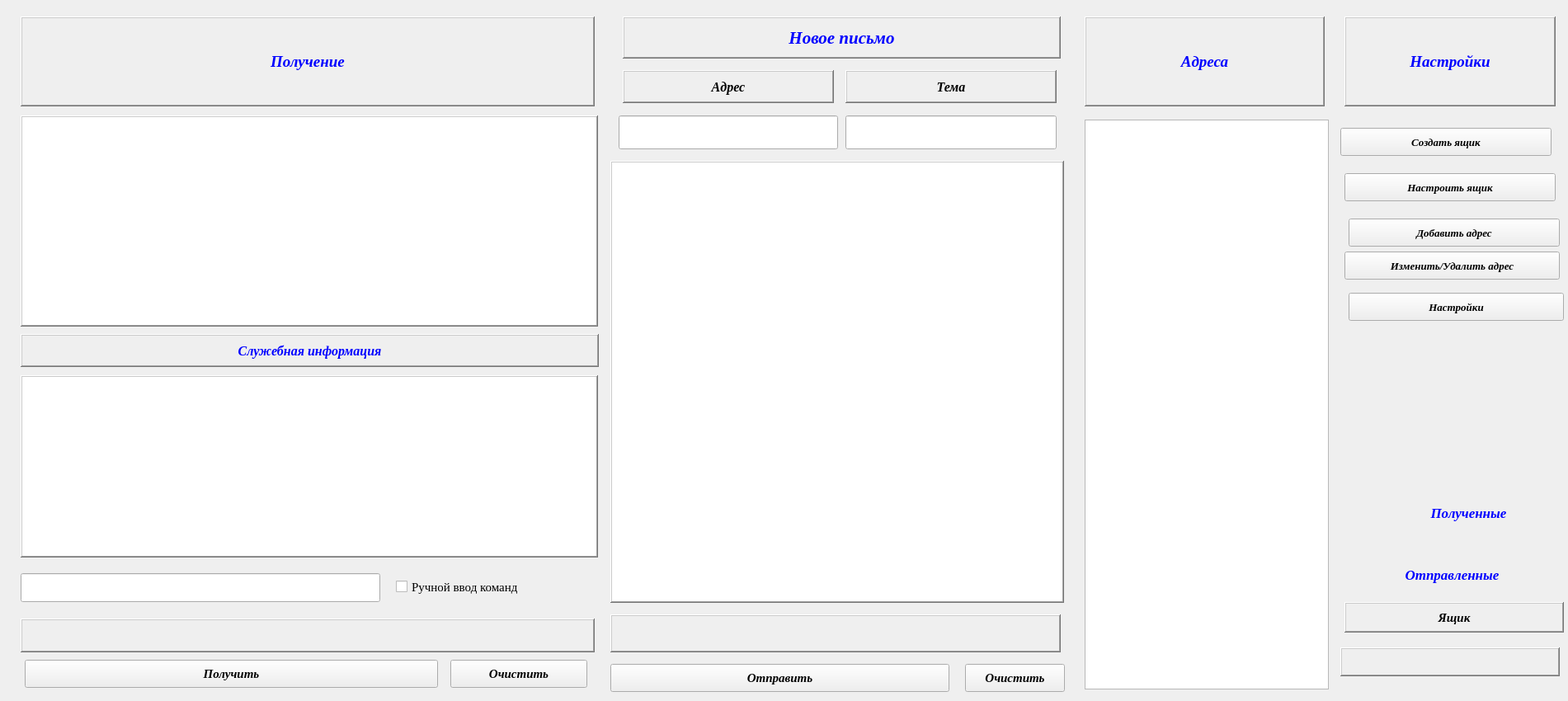
<?xml version="1.0" encoding="UTF-8"?>
<ui version="4.0">
 <class>PostClass</class>
 <widget class="QWidget" name="PostClass">
  <property name="geometry">
   <rect>
    <x>0</x>
    <y>0</y>
    <width>1901</width>
    <height>850</height>
   </rect>
  </property>
  <property name="minimumSize">
   <size>
    <width>0</width>
    <height>850</height>
   </size>
  </property>
  <property name="cursor">
   <cursorShape>ArrowCursor</cursorShape>
  </property>
  <property name="windowTitle">
   <string>Почтовик</string>
  </property>
  <property name="windowIcon">
   <iconset>
    <normaloff>icon2.png</normaloff>icon2.png</iconset>
  </property>
  <widget class="QLabel" name="plblRec">
   <property name="geometry">
    <rect>
     <x>25</x>
     <y>20</y>
     <width>696</width>
     <height>109</height>
    </rect>
   </property>
   <property name="sizePolicy">
    <sizepolicy hsizetype="Preferred" vsizetype="Fixed">
     <horstretch>0</horstretch>
     <verstretch>0</verstretch>
    </sizepolicy>
   </property>
   <property name="styleSheet">
    <string notr="true">font: bold oblique 14pt Times; color: blue;</string>
   </property>
   <property name="frameShape">
    <enum>QFrame::WinPanel</enum>
   </property>
   <property name="frameShadow">
    <enum>QFrame::Raised</enum>
   </property>
   <property name="lineWidth">
    <number>6</number>
   </property>
   <property name="text">
    <string>Получение</string>
   </property>
   <property name="alignment">
    <set>Qt::AlignCenter</set>
   </property>
  </widget>
  <widget class="QLabel" name="plblAddress">
   <property name="geometry">
    <rect>
     <x>1315</x>
     <y>20</y>
     <width>291</width>
     <height>109</height>
    </rect>
   </property>
   <property name="sizePolicy">
    <sizepolicy hsizetype="Preferred" vsizetype="Fixed">
     <horstretch>0</horstretch>
     <verstretch>0</verstretch>
    </sizepolicy>
   </property>
   <property name="styleSheet">
    <string notr="true">font: bold oblique 14pt Times; color: blue;</string>
   </property>
   <property name="frameShape">
    <enum>QFrame::WinPanel</enum>
   </property>
   <property name="frameShadow">
    <enum>QFrame::Raised</enum>
   </property>
   <property name="lineWidth">
    <number>6</number>
   </property>
   <property name="text">
    <string>Адреса</string>
   </property>
   <property name="alignment">
    <set>Qt::AlignCenter</set>
   </property>
  </widget>
  <widget class="QLabel" name="plblSettings">
   <property name="geometry">
    <rect>
     <x>1630</x>
     <y>20</y>
     <width>256</width>
     <height>109</height>
    </rect>
   </property>
   <property name="sizePolicy">
    <sizepolicy hsizetype="Preferred" vsizetype="Fixed">
     <horstretch>0</horstretch>
     <verstretch>0</verstretch>
    </sizepolicy>
   </property>
   <property name="font">
    <font>
     <family>Times</family>
     <pointsize>14</pointsize>
     <weight>75</weight>
     <italic>true</italic>
     <bold>true</bold>
    </font>
   </property>
   <property name="styleSheet">
    <string notr="true">font: bold oblique 14pt Times; color: blue;</string>
   </property>
   <property name="frameShape">
    <enum>QFrame::WinPanel</enum>
   </property>
   <property name="frameShadow">
    <enum>QFrame::Raised</enum>
   </property>
   <property name="lineWidth">
    <number>6</number>
   </property>
   <property name="text">
    <string>Настройки</string>
   </property>
   <property name="alignment">
    <set>Qt::AlignCenter</set>
   </property>
  </widget>
  <widget class="QTextEdit" name="m_ptxtReceiver">
   <property name="geometry">
    <rect>
     <x>25</x>
     <y>140</y>
     <width>700</width>
     <height>256</height>
    </rect>
   </property>
   <property name="minimumSize">
    <size>
     <width>700</width>
     <height>0</height>
    </size>
   </property>
   <property name="styleSheet">
    <string notr="true">font: oblique 12pt Times; color: black;</string>
   </property>
   <property name="frameShape">
    <enum>QFrame::WinPanel</enum>
   </property>
   <property name="frameShadow">
    <enum>QFrame::Raised</enum>
   </property>
   <property name="lineWidth">
    <number>7</number>
   </property>
   <property name="readOnly">
    <bool>true</bool>
   </property>
  </widget>
  <widget class="QTextEdit" name="m_ptxtSender">
   <property name="geometry">
    <rect>
     <x>25</x>
     <y>455</y>
     <width>700</width>
     <height>221</height>
    </rect>
   </property>
   <property name="minimumSize">
    <size>
     <width>700</width>
     <height>0</height>
    </size>
   </property>
   <property name="styleSheet">
    <string notr="true">font: 9pt Arial; color: black;</string>
   </property>
   <property name="frameShape">
    <enum>QFrame::WinPanel</enum>
   </property>
   <property name="frameShadow">
    <enum>QFrame::Raised</enum>
   </property>
   <property name="lineWidth">
    <number>6</number>
   </property>
   <property name="readOnly">
    <bool>true</bool>
   </property>
  </widget>
  <widget class="QLineEdit" name="m_pinput_comServer">
   <property name="geometry">
    <rect>
     <x>25</x>
     <y>695</y>
     <width>436</width>
     <height>35</height>
    </rect>
   </property>
   <property name="styleSheet">
    <string notr="true">font: 12pt Times; color: black;</string>
   </property>
  </widget>
  <widget class="QLineEdit" name="m_pTo">
   <property name="geometry">
    <rect>
     <x>750</x>
     <y>140</y>
     <width>266</width>
     <height>41</height>
    </rect>
   </property>
   <property name="styleSheet">
    <string notr="true">font: bold oblique 13pt Times; color: black;</string>
   </property>
  </widget>
  <widget class="QLineEdit" name="m_pSubject">
   <property name="geometry">
    <rect>
     <x>1025</x>
     <y>140</y>
     <width>256</width>
     <height>41</height>
    </rect>
   </property>
   <property name="styleSheet">
    <string notr="true">font: bold oblique 13pt Times; color: black;</string>
   </property>
  </widget>
  <widget class="QTextEdit" name="m_ptxtMessage">
   <property name="geometry">
    <rect>
     <x>740</x>
     <y>195</y>
     <width>550</width>
     <height>536</height>
    </rect>
   </property>
   <property name="sizePolicy">
    <sizepolicy hsizetype="Expanding" vsizetype="Expanding">
     <horstretch>0</horstretch>
     <verstretch>0</verstretch>
    </sizepolicy>
   </property>
   <property name="minimumSize">
    <size>
     <width>550</width>
     <height>0</height>
    </size>
   </property>
   <property name="styleSheet">
    <string notr="true">font: oblique 14pt Times; color: black;</string>
   </property>
   <property name="frameShape">
    <enum>QFrame::WinPanel</enum>
   </property>
   <property name="frameShadow">
    <enum>QFrame::Raised</enum>
   </property>
   <property name="lineWidth">
    <number>7</number>
   </property>
  </widget>
  <widget class="QListWidget" name="m_pListAddress">
   <property name="geometry">
    <rect>
     <x>1315</x>
     <y>145</y>
     <width>296</width>
     <height>691</height>
    </rect>
   </property>
   <property name="sizePolicy">
    <sizepolicy hsizetype="Fixed" vsizetype="Expanding">
     <horstretch>0</horstretch>
     <verstretch>0</verstretch>
    </sizepolicy>
   </property>
   <property name="cursor" stdset="0">
    <cursorShape>PointingHandCursor</cursorShape>
   </property>
   <property name="styleSheet">
    <string notr="true">font: oblique bold 13pt Times; color: black;</string>
   </property>
   <property name="iconSize">
    <size>
     <width>124</width>
     <height>152</height>
    </size>
   </property>
   <property name="viewMode">
    <enum>QListView::IconMode</enum>
   </property>
  </widget>
  <widget class="QPushButton" name="pcmd_receive">
   <property name="geometry">
    <rect>
     <x>30</x>
     <y>800</y>
     <width>501</width>
     <height>34</height>
    </rect>
   </property>
   <property name="cursor">
    <cursorShape>PointingHandCursor</cursorShape>
   </property>
   <property name="styleSheet">
    <string notr="true">font: bold oblique 11pt Times; color: black;</string>
   </property>
   <property name="text">
    <string>Получить</string>
   </property>
  </widget>
  <widget class="QPushButton" name="pcmd_clearreceive">
   <property name="geometry">
    <rect>
     <x>546</x>
     <y>800</y>
     <width>166</width>
     <height>34</height>
    </rect>
   </property>
   <property name="cursor">
    <cursorShape>PointingHandCursor</cursorShape>
   </property>
   <property name="styleSheet">
    <string notr="true">font: bold oblique 11pt Times; color: black;</string>
   </property>
   <property name="text">
    <string>Очистить</string>
   </property>
  </widget>
  <widget class="QPushButton" name="pcmd_send">
   <property name="geometry">
    <rect>
     <x>740</x>
     <y>805</y>
     <width>411</width>
     <height>34</height>
    </rect>
   </property>
   <property name="cursor">
    <cursorShape>PointingHandCursor</cursorShape>
   </property>
   <property name="styleSheet">
    <string notr="true">font: bold oblique 11pt Times; color: black;</string>
   </property>
   <property name="text">
    <string>Отправить</string>
   </property>
  </widget>
  <widget class="QPushButton" name="pcmd_clearsend">
   <property name="geometry">
    <rect>
     <x>1170</x>
     <y>805</y>
     <width>121</width>
     <height>34</height>
    </rect>
   </property>
   <property name="styleSheet">
    <string notr="true">font: bold oblique 11pt Times; color: black;</string>
   </property>
   <property name="text">
    <string>Очистить</string>
   </property>
  </widget>
  <widget class="QPushButton" name="pbuttonCreateAccount">
   <property name="geometry">
    <rect>
     <x>1625</x>
     <y>155</y>
     <width>256</width>
     <height>34</height>
    </rect>
   </property>
   <property name="cursor">
    <cursorShape>PointingHandCursor</cursorShape>
   </property>
   <property name="styleSheet">
    <string notr="true">font: bold oblique 10pt Times; color: black;</string>
   </property>
   <property name="text">
    <string>Создать ящик</string>
   </property>
  </widget>
  <widget class="QPushButton" name="pbuttonSettingsAccount">
   <property name="geometry">
    <rect>
     <x>1630</x>
     <y>210</y>
     <width>256</width>
     <height>34</height>
    </rect>
   </property>
   <property name="cursor">
    <cursorShape>PointingHandCursor</cursorShape>
   </property>
   <property name="styleSheet">
    <string notr="true">font: bold oblique 10pt Times; color: black;</string>
   </property>
   <property name="text">
    <string>Настроить ящик</string>
   </property>
  </widget>
  <widget class="QPushButton" name="pbuttonCreateAddress">
   <property name="geometry">
    <rect>
     <x>1635</x>
     <y>265</y>
     <width>256</width>
     <height>34</height>
    </rect>
   </property>
   <property name="cursor">
    <cursorShape>PointingHandCursor</cursorShape>
   </property>
   <property name="styleSheet">
    <string notr="true">font: bold oblique 10pt Times; color: black;</string>
   </property>
   <property name="text">
    <string>Добавить адрес</string>
   </property>
  </widget>
  <widget class="QPushButton" name="pbuttonSettingsAddress">
   <property name="geometry">
    <rect>
     <x>1630</x>
     <y>305</y>
     <width>261</width>
     <height>34</height>
    </rect>
   </property>
   <property name="cursor">
    <cursorShape>PointingHandCursor</cursorShape>
   </property>
   <property name="styleSheet">
    <string notr="true">font: bold oblique 10pt Times; color: black;</string>
   </property>
   <property name="text">
    <string>Изменить/Удалить адрес</string>
   </property>
  </widget>
  <widget class="QPushButton" name="pbuttonSettings">
   <property name="geometry">
    <rect>
     <x>1635</x>
     <y>355</y>
     <width>261</width>
     <height>34</height>
    </rect>
   </property>
   <property name="cursor">
    <cursorShape>PointingHandCursor</cursorShape>
   </property>
   <property name="styleSheet">
    <string notr="true">font: bold oblique 10pt Times; color: black;</string>
   </property>
   <property name="text">
    <string>Настройки</string>
   </property>
  </widget>
  <widget class="QLabel" name="m_pAccountInfo">
   <property name="geometry">
    <rect>
     <x>1625</x>
     <y>785</y>
     <width>266</width>
     <height>35</height>
    </rect>
   </property>
   <property name="sizePolicy">
    <sizepolicy hsizetype="Preferred" vsizetype="Fixed">
     <horstretch>0</horstretch>
     <verstretch>0</verstretch>
    </sizepolicy>
   </property>
   <property name="styleSheet">
    <string notr="true">font: bold oblique 10pt Times; color: black;</string>
   </property>
   <property name="frameShape">
    <enum>QFrame::WinPanel</enum>
   </property>
   <property name="frameShadow">
    <enum>QFrame::Raised</enum>
   </property>
   <property name="lineWidth">
    <number>5</number>
   </property>
   <property name="text">
    <string/>
   </property>
   <property name="alignment">
    <set>Qt::AlignCenter</set>
   </property>
   <property name="margin">
    <number>3</number>
   </property>
  </widget>
  <widget class="QLabel" name="plblAccount_info">
   <property name="geometry">
    <rect>
     <x>1630</x>
     <y>730</y>
     <width>266</width>
     <height>37</height>
    </rect>
   </property>
   <property name="sizePolicy">
    <sizepolicy hsizetype="Preferred" vsizetype="Fixed">
     <horstretch>0</horstretch>
     <verstretch>0</verstretch>
    </sizepolicy>
   </property>
   <property name="styleSheet">
    <string notr="true">font: bold oblique 11pt Times; color: black;</string>
   </property>
   <property name="frameShape">
    <enum>QFrame::WinPanel</enum>
   </property>
   <property name="frameShadow">
    <enum>QFrame::Raised</enum>
   </property>
   <property name="lineWidth">
    <number>5</number>
   </property>
   <property name="text">
    <string>Ящик</string>
   </property>
   <property name="alignment">
    <set>Qt::AlignCenter</set>
   </property>
  </widget>
  <widget class="QPushButton" name="pbuttonReceived">
   <property name="geometry">
    <rect>
     <x>1660</x>
     <y>605</y>
     <width>241</width>
     <height>34</height>
    </rect>
   </property>
   <property name="cursor">
    <cursorShape>PointingHandCursor</cursorShape>
   </property>
   <property name="styleSheet">
    <string notr="true">font: bold oblique 13pt Times; color: blue;</string>
   </property>
   <property name="text">
    <string>Полученные</string>
   </property>
   <property name="flat">
    <bool>true</bool>
   </property>
  </widget>
  <widget class="QPushButton" name="pbuttonSend">
   <property name="geometry">
    <rect>
     <x>1635</x>
     <y>680</y>
     <width>251</width>
     <height>34</height>
    </rect>
   </property>
   <property name="cursor">
    <cursorShape>PointingHandCursor</cursorShape>
   </property>
   <property name="styleSheet">
    <string notr="true">font: bold oblique 13pt Times; color: blue;</string>
   </property>
   <property name="text">
    <string>Отправленные</string>
   </property>
   <property name="flat">
    <bool>true</bool>
   </property>
  </widget>
  <widget class="QCheckBox" name="m_pCheckBox">
   <property name="geometry">
    <rect>
     <x>480</x>
     <y>700</y>
     <width>231</width>
     <height>23</height>
    </rect>
   </property>
   <property name="styleSheet">
    <string notr="true">font: 11pt Times; color: black;</string>
   </property>
   <property name="text">
    <string>Ручной ввод команд</string>
   </property>
  </widget>
  <widget class="QLabel" name="m_pinfoSend">
   <property name="geometry">
    <rect>
     <x>740</x>
     <y>745</y>
     <width>546</width>
     <height>46</height>
    </rect>
   </property>
   <property name="styleSheet">
    <string notr="true"/>
   </property>
   <property name="frameShape">
    <enum>QFrame::WinPanel</enum>
   </property>
   <property name="frameShadow">
    <enum>QFrame::Raised</enum>
   </property>
   <property name="lineWidth">
    <number>6</number>
   </property>
   <property name="text">
    <string/>
   </property>
   <property name="alignment">
    <set>Qt::AlignCenter</set>
   </property>
   <property name="margin">
    <number>3</number>
   </property>
  </widget>
  <widget class="QLabel" name="plblSender">
   <property name="geometry">
    <rect>
     <x>25</x>
     <y>405</y>
     <width>701</width>
     <height>40</height>
    </rect>
   </property>
   <property name="sizePolicy">
    <sizepolicy hsizetype="Preferred" vsizetype="Fixed">
     <horstretch>0</horstretch>
     <verstretch>0</verstretch>
    </sizepolicy>
   </property>
   <property name="styleSheet">
    <string notr="true">font: bold oblique 12pt Times; color: blue;</string>
   </property>
   <property name="frameShape">
    <enum>QFrame::WinPanel</enum>
   </property>
   <property name="frameShadow">
    <enum>QFrame::Raised</enum>
   </property>
   <property name="lineWidth">
    <number>6</number>
   </property>
   <property name="text">
    <string>Служебная информация</string>
   </property>
   <property name="alignment">
    <set>Qt::AlignCenter</set>
   </property>
  </widget>
  <widget class="QLabel" name="m_pinfoReceive">
   <property name="geometry">
    <rect>
     <x>25</x>
     <y>750</y>
     <width>696</width>
     <height>41</height>
    </rect>
   </property>
   <property name="sizePolicy">
    <sizepolicy hsizetype="Preferred" vsizetype="Fixed">
     <horstretch>0</horstretch>
     <verstretch>0</verstretch>
    </sizepolicy>
   </property>
   <property name="styleSheet">
    <string notr="true">font: bold oblique 13pt Times; color: red;</string>
   </property>
   <property name="frameShape">
    <enum>QFrame::WinPanel</enum>
   </property>
   <property name="frameShadow">
    <enum>QFrame::Raised</enum>
   </property>
   <property name="lineWidth">
    <number>6</number>
   </property>
   <property name="text">
    <string/>
   </property>
   <property name="alignment">
    <set>Qt::AlignCenter</set>
   </property>
   <property name="margin">
    <number>3</number>
   </property>
  </widget>
  <widget class="QLabel" name="plblMessage">
   <property name="geometry">
    <rect>
     <x>755</x>
     <y>20</y>
     <width>531</width>
     <height>51</height>
    </rect>
   </property>
   <property name="sizePolicy">
    <sizepolicy hsizetype="Preferred" vsizetype="Fixed">
     <horstretch>0</horstretch>
     <verstretch>0</verstretch>
    </sizepolicy>
   </property>
   <property name="styleSheet">
    <string notr="true">font: bold oblique 16pt Times; color: blue;</string>
   </property>
   <property name="frameShape">
    <enum>QFrame::WinPanel</enum>
   </property>
   <property name="frameShadow">
    <enum>QFrame::Raised</enum>
   </property>
   <property name="lineWidth">
    <number>6</number>
   </property>
   <property name="text">
    <string>Новое письмо</string>
   </property>
   <property name="alignment">
    <set>Qt::AlignCenter</set>
   </property>
  </widget>
  <widget class="QLabel" name="to">
   <property name="geometry">
    <rect>
     <x>755</x>
     <y>85</y>
     <width>256</width>
     <height>40</height>
    </rect>
   </property>
   <property name="sizePolicy">
    <sizepolicy hsizetype="Preferred" vsizetype="Fixed">
     <horstretch>0</horstretch>
     <verstretch>0</verstretch>
    </sizepolicy>
   </property>
   <property name="styleSheet">
    <string notr="true">font: bold oblique 12pt Times; color: black;</string>
   </property>
   <property name="frameShape">
    <enum>QFrame::WinPanel</enum>
   </property>
   <property name="frameShadow">
    <enum>QFrame::Raised</enum>
   </property>
   <property name="lineWidth">
    <number>6</number>
   </property>
   <property name="text">
    <string>Адрес</string>
   </property>
   <property name="alignment">
    <set>Qt::AlignCenter</set>
   </property>
  </widget>
  <widget class="QLabel" name="subject">
   <property name="geometry">
    <rect>
     <x>1025</x>
     <y>85</y>
     <width>256</width>
     <height>40</height>
    </rect>
   </property>
   <property name="sizePolicy">
    <sizepolicy hsizetype="Preferred" vsizetype="Fixed">
     <horstretch>0</horstretch>
     <verstretch>0</verstretch>
    </sizepolicy>
   </property>
   <property name="styleSheet">
    <string notr="true">font: bold oblique 12pt Times; color: black;</string>
   </property>
   <property name="frameShape">
    <enum>QFrame::WinPanel</enum>
   </property>
   <property name="frameShadow">
    <enum>QFrame::Raised</enum>
   </property>
   <property name="lineWidth">
    <number>6</number>
   </property>
   <property name="text">
    <string>Тема</string>
   </property>
   <property name="alignment">
    <set>Qt::AlignCenter</set>
   </property>
  </widget>
 </widget>
 <layoutdefault spacing="6" margin="11"/>
 <resources>
  <include location="post.qrc"/>
 </resources>
 <connections>
  <connection>
   <sender>m_pListAddress</sender>
   <signal>currentItemChanged(QListWidgetItem*,QListWidgetItem*)</signal>
   <receiver>PostClass</receiver>
   <slot>slotChoiceAddress(QListWidgetItem*)</slot>
   <hints>
    <hint type="sourcelabel">
     <x>1463</x>
     <y>431</y>
    </hint>
    <hint type="destinationlabel">
     <x>1302</x>
     <y>425</y>
    </hint>
   </hints>
  </connection>
  <connection>
   <sender>pbuttonCreateAccount</sender>
   <signal>clicked()</signal>
   <receiver>PostClass</receiver>
   <slot>slotCreateAccount()</slot>
   <hints>
    <hint type="sourcelabel">
     <x>1764</x>
     <y>188</y>
    </hint>
    <hint type="destinationlabel">
     <x>1403</x>
     <y>187</y>
    </hint>
   </hints>
  </connection>
  <connection>
   <sender>pbuttonSettingsAccount</sender>
   <signal>clicked()</signal>
   <receiver>PostClass</receiver>
   <slot>slotCreateAccount()</slot>
   <hints>
    <hint type="sourcelabel">
     <x>1747</x>
     <y>243</y>
    </hint>
    <hint type="destinationlabel">
     <x>1410</x>
     <y>235</y>
    </hint>
   </hints>
  </connection>
  <connection>
   <sender>pbuttonCreateAddress</sender>
   <signal>clicked()</signal>
   <receiver>PostClass</receiver>
   <slot>slotCreateAddress()</slot>
   <hints>
    <hint type="sourcelabel">
     <x>1796</x>
     <y>298</y>
    </hint>
    <hint type="destinationlabel">
     <x>1399</x>
     <y>266</y>
    </hint>
   </hints>
  </connection>
  <connection>
   <sender>pbuttonSettingsAddress</sender>
   <signal>clicked()</signal>
   <receiver>PostClass</receiver>
   <slot>slotSettingsAddress()</slot>
   <hints>
    <hint type="sourcelabel">
     <x>1761</x>
     <y>338</y>
    </hint>
    <hint type="destinationlabel">
     <x>1405</x>
     <y>328</y>
    </hint>
   </hints>
  </connection>
  <connection>
   <sender>pbuttonSettings</sender>
   <signal>clicked()</signal>
   <receiver>PostClass</receiver>
   <slot>slotSettings()</slot>
   <hints>
    <hint type="sourcelabel">
     <x>1762</x>
     <y>388</y>
    </hint>
    <hint type="destinationlabel">
     <x>1408</x>
     <y>380</y>
    </hint>
   </hints>
  </connection>
  <connection>
   <sender>pbuttonReceived</sender>
   <signal>clicked()</signal>
   <receiver>PostClass</receiver>
   <slot>slotOutMessage()</slot>
   <hints>
    <hint type="sourcelabel">
     <x>1726</x>
     <y>631</y>
    </hint>
    <hint type="destinationlabel">
     <x>1347</x>
     <y>671</y>
    </hint>
   </hints>
  </connection>
  <connection>
   <sender>pbuttonSend</sender>
   <signal>clicked()</signal>
   <receiver>PostClass</receiver>
   <slot>slotOutMessage()</slot>
   <hints>
    <hint type="sourcelabel">
     <x>1701</x>
     <y>697</y>
    </hint>
    <hint type="destinationlabel">
     <x>1343</x>
     <y>712</y>
    </hint>
   </hints>
  </connection>
  <connection>
   <sender>pcmd_receive</sender>
   <signal>clicked()</signal>
   <receiver>PostClass</receiver>
   <slot>slotReceiveMessage()</slot>
   <hints>
    <hint type="sourcelabel">
     <x>78</x>
     <y>824</y>
    </hint>
    <hint type="destinationlabel">
     <x>77</x>
     <y>837</y>
    </hint>
   </hints>
  </connection>
  <connection>
   <sender>pcmd_clearreceive</sender>
   <signal>clicked()</signal>
   <receiver>PostClass</receiver>
   <slot>slotClear()</slot>
   <hints>
    <hint type="sourcelabel">
     <x>601</x>
     <y>823</y>
    </hint>
    <hint type="destinationlabel">
     <x>457</x>
     <y>836</y>
    </hint>
   </hints>
  </connection>
  <connection>
   <sender>m_pinput_comServer</sender>
   <signal>returnPressed()</signal>
   <receiver>PostClass</receiver>
   <slot>slotSendToServer()</slot>
   <hints>
    <hint type="sourcelabel">
     <x>248</x>
     <y>777</y>
    </hint>
    <hint type="destinationlabel">
     <x>250</x>
     <y>780</y>
    </hint>
   </hints>
  </connection>
  <connection>
   <sender>pcmd_clearsend</sender>
   <signal>clicked()</signal>
   <receiver>PostClass</receiver>
   <slot>slotClear()</slot>
   <hints>
    <hint type="sourcelabel">
     <x>1212</x>
     <y>832</y>
    </hint>
    <hint type="destinationlabel">
     <x>836</x>
     <y>836</y>
    </hint>
   </hints>
  </connection>
  <connection>
   <sender>pcmd_send</sender>
   <signal>clicked()</signal>
   <receiver>PostClass</receiver>
   <slot>slotSendMessage()</slot>
   <hints>
    <hint type="sourcelabel">
     <x>842</x>
     <y>820</y>
    </hint>
    <hint type="destinationlabel">
     <x>642</x>
     <y>838</y>
    </hint>
   </hints>
  </connection>
  <connection>
   <sender>m_pTo</sender>
   <signal>textChanged(QString)</signal>
   <receiver>PostClass</receiver>
   <slot>slottextChanged(QString)</slot>
   <hints>
    <hint type="sourcelabel">
     <x>776</x>
     <y>160</y>
    </hint>
    <hint type="destinationlabel">
     <x>738</x>
     <y>112</y>
    </hint>
   </hints>
  </connection>
  <connection>
   <sender>m_pSubject</sender>
   <signal>textChanged(QString)</signal>
   <receiver>PostClass</receiver>
   <slot>slottextChanged(QString)</slot>
   <hints>
    <hint type="sourcelabel">
     <x>1182</x>
     <y>158</y>
    </hint>
    <hint type="destinationlabel">
     <x>1132</x>
     <y>111</y>
    </hint>
   </hints>
  </connection>
 </connections>
 <slots>
  <slot>slotCreateAccount()</slot>
  <slot>slotChoiceAddress(QListWidgetItem*)</slot>
  <slot>slotReadyReadSMTP()</slot>
  <slot>slotReadyReadPOP()</slot>
  <slot>slotErrorSMTP(QAbstractSocket::SocketError)</slot>
  <slot>slotErrorPOP(QAbstractSocket::SocketError)</slot>
  <slot>slotSendToServer()</slot>
  <slot>slotConnectedSMTP()</slot>
  <slot>slotConnectedPOP()</slot>
  <slot>slotSendMessage()</slot>
  <slot>slotReceiveMessage()</slot>
  <slot>slotChoiceMessage(QListWidgetItem*)</slot>
  <slot>slotCreateAddress()</slot>
  <slot>slotSettingsAddress()</slot>
  <slot>slotSettings()</slot>
  <slot>slotHelp()</slot>
  <slot>slotOutMessage()</slot>
  <slot>slotClear()</slot>
  <slot>slotReadySSL(QListWidgetItem*)</slot>
  <slot>slottextChanged(QString)</slot>
 </slots>
</ui>
